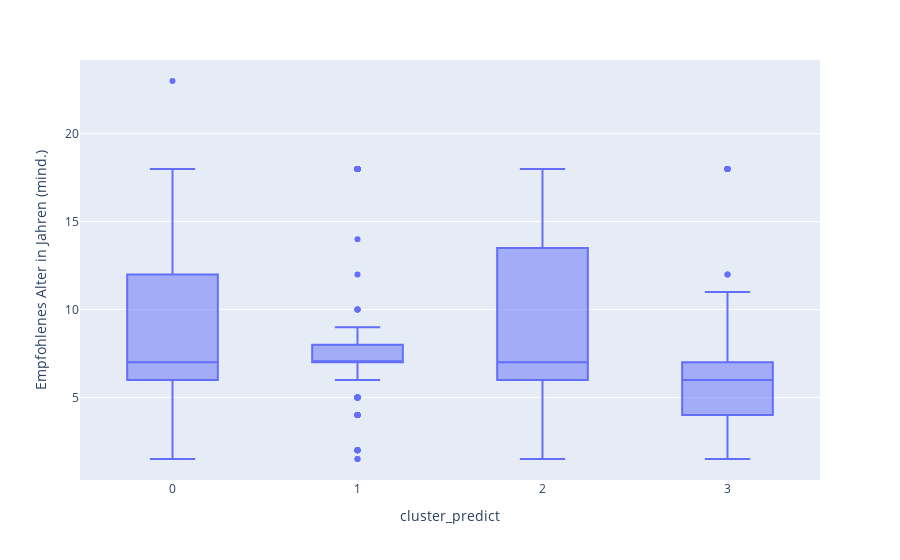

The notebook cell this image was saved under:
### Code cell
my_boxplot_fct(df_pred, "Empfohlenes Alter in Jahren (mind.)")

### Figure 1 — Plotly figure (JSON) as saved in the notebook; plotly's stock layout.template omitted (floating-point values rounded to 4 significant figures; data arrays with more than 128 entries replaced by an {"elided": "..."} marker saying what was removed)
{"data": [{"alignmentgroup": "True", "hovertemplate": "cluster_predict=%{x}<br>Empfohlenes Alter in Jahren (mind.)=%{y}<extra></extra>", "legendgroup": "", "marker": {"color": "#636efa"}, "name": "", "notched": false, "offsetgroup": "", "orientation": "v", "showlegend": false, "type": "box", "x": {"elided": "890 int values"}, "x0": " ", "xaxis": "x", "y": {"elided": "890 float values"}, "y0": " ", "yaxis": "y"}], "layout": {"boxmode": "group", "legend": {"tracegroupgap": 0}, "margin": {"t": 60}, "xaxis": {"anchor": "y", "domain": [0, 1], "title": {"text": "cluster_predict"}}, "yaxis": {"anchor": "x", "domain": [0, 1], "title": {"text": "Empfohlenes Alter in Jahren (mind.)"}}}}
